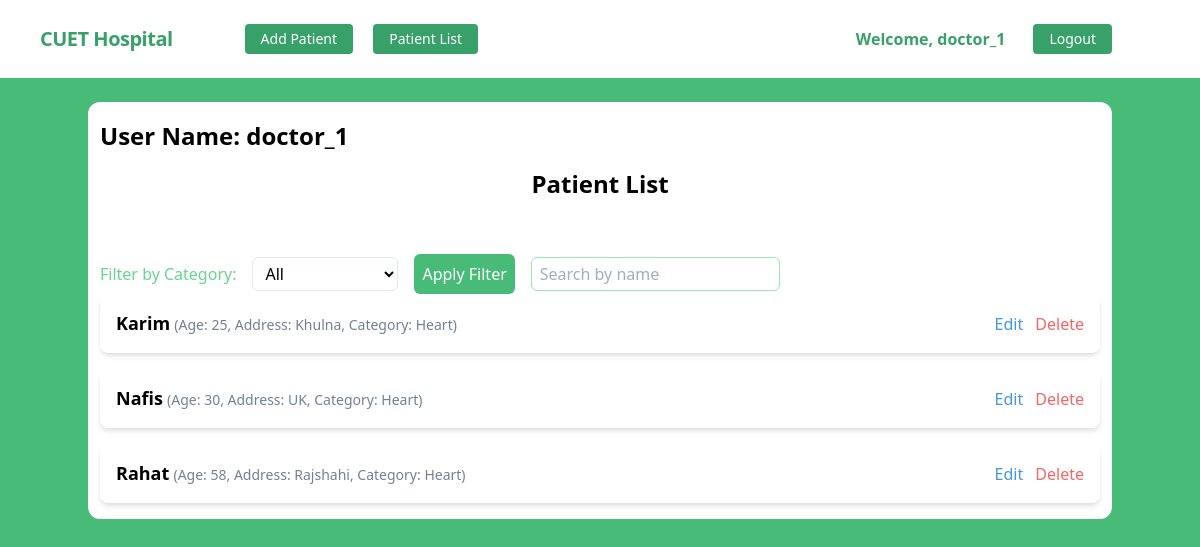
The app's page /doctor/patient_list/ (signed in) with its own data.
### patients/models.py (models this page shows, shortened)
class PatientAccount(models.Model):
    doctor = models.ForeignKey(DoctorAccount, related_name = 'patient', on_delete=models.CASCADE)
    name = models.CharField(max_length=100)
    age = models.PositiveIntegerField()
    address = models.CharField(max_length=200)
    category = models.CharField(max_length=50, choices=[('Heart', 'Heart Patients'), ('Liver', 'Liver Patients')])

### patients/views.py (the view)
# urls.py: path('patient_list/', views.PatientListView.as_view(), name='patient_list'),
class PatientListView(LoginRequiredMixin,ListView):
    model = PatientAccount
    template_name = 'patient_list.html'
    context_object_name = 'patients'
    ordering = ['category', 'name']  # Sort patients by category in descending order, then by name
    def get_queryset(self):
        category_filter = self.request.GET.get('category_filter')
        queryset = super().get_queryset()
        queryset = queryset.filter(doctor=self.request.user.account)
        if category_filter:
            queryset = queryset.filter(category=category_filter)
        return queryset

### patients/templates/patient_list.html (shortened to what this page needs)
{% extends 'base.html' %} {% load static %}
 {% block content %}
<div class="bg-white px-3 py-4 rounded-xl my-6">
  <h4 class="font-bold text-2xl text-left pb-3">
   User Name: {{request.user.username}}
  </h4>
  <h1 class="font-bold text-2xl text-center pb-3">
    Patient List
  </h1>
  <div class="w-full mt-10">
    <form method="get" class="flex items-center space-x-4">
        <label for="category_filter" class="text-green-400">Filter by Category:</label>
        <select name="category_filter" id="category_filter" class="bg-white border border-gray-300 rounded-md px-2 py-1 focus:outline-none focus:ring focus:border-green-300">
            <option value="" class="text-green-600">All</option>
        </select>
        <button type="submit" class="bg-green-500 text-white px-2 py-2 rounded-md hover:bg-green-600 focus:outline-none focus:ring focus:border-green-300">Apply Filter</button>
    <input type="text" id="search-input" placeholder="Search by name" class="border border-green-300 rounded-md px-2 py-1 focus:outline-none focus:ring focus:border-green700">
    </form>
    <ul class="space-y-4">
        {% for patient in patients %}
        <li class="bg-white p-4 rounded-lg shadow-md">
            <div class="flex items-center justify-between">
                <div>
                    <span class="text-lg font-semibold">{{ patient.name }}</span>
                    <span class="text-gray-600 text-sm"> (Age: {{ patient.age }}, Address: {{ patient.address }}, Category: {{ patient.category }})</span>
                </div>
                <div class="space-x-2">
                    <a href="{% url 'edit_patient' patient.id %}" class="text-blue-500">Edit</a>
                    <a href="{% url 'delete_patient' patient.id %}" class="text-red-500">Delete</a>
                </div>
            </div>
        </li>
        {% empty %}
        <li class="text-gray-500">No patients found.</li>
        {% endfor %}
    </ul>
  </div>
</div>
{% endblock %}

### common/templates/navbar.html (shortened to what this page needs)
<nav class="flex items-center justify-between flex-wrap bg-white p-6 px-10">
    <div class="flex items-center flex-shrink-0 text-white mr-6">
        <span class="font-semibold text-xl tracking-tight text-green-600"><a href="/">CUET Hospital</a></span>
    </div>
    <div class="w-full block flex-grow lg:flex lg:items-center lg:w-auto px-10">
        {% if request.user.is_authenticated %}
        <div class="text-md lg:flex-grow">
            <a href="{% url 'add_patient' %}"  class="mx-2 inline-block font-medium text-sm px-4 py-2 leading-none bg-green-600 rounded text-white border-white hover:border-transparent hover:text-dark hover:bg-red-600 mt-4 lg:mt-0">Add Patient</a>
            <a href="{% url 'patient_list' %}" class="mx-2 inline-block font-medium text-sm px-4 py-2 leading-none bg-green-600 rounded text-white border-white hover:border-transparent hover:text-dark hover:bg-red-600 mt-4 lg:mt-0">Patient List</a>
        </div>
        <div class="flex w-auto">
            <div class="text-green-600 my-auto font-black px-5">Welcome, {{ request.user.username }}  </div>
            <a href="{% url 'logout' %}" class="mx-2 inline-block font-medium text-sm px-4 py-2 leading-none bg-green-600 rounded text-white border-white hover:border-transparent hover:text-white hover:bg-red-700 mt-4 lg:mt-0">Logout</a>
        </div>
    {% endif %}
    </div>
</nav>

### records on screen
PatientAccount: name "Karim", age "25", address "Khulna", category "Heart"
PatientAccount: name "Nafis", age "30", address "UK", category "Heart"
PatientAccount: name "Rahat", age "58", address "Rajshahi", category "Heart"

### other values on screen
{{ request.user.username }} "doctor_1"
